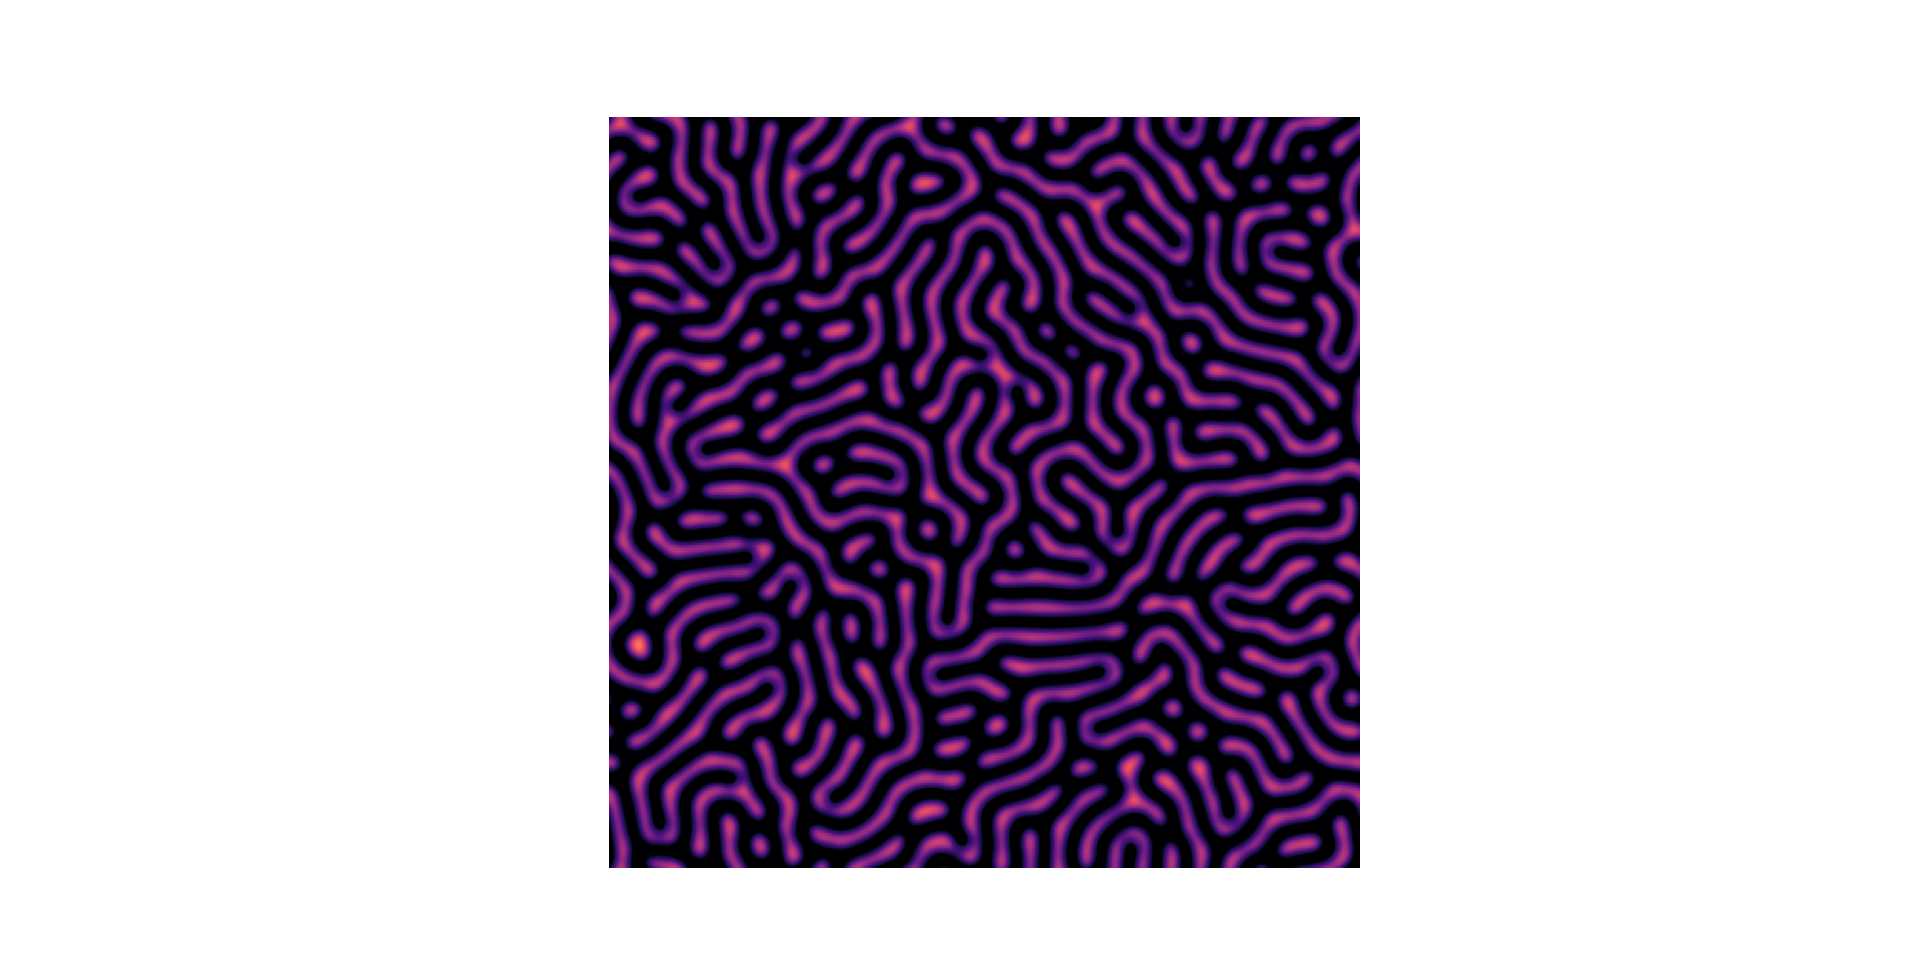

Recreate this plot in Python.
#Simulated Turing Patterns via the Gray-Scott Model: Spots, Stripes 
### Interactive simulation of the PDEs ∂u/∂t = D_u ∇²u − uv² + F(1−u) and ∂v/∂t = D_v ∇²v + uv² − (F+k)v
import numpy as np
import matplotlib.pyplot as plt
from matplotlib.animation import FuncAnimation

N = 300
Du, Dv, F, k = 0.16, 0.08, 0.060, 0.062   # try Feed=0.035, kill=0.065 for spots

u = np.ones((N, N))
v = np.zeros((N, N))

# seed with a few random squares
for i in range(15):
    x, y = np.random.randint(50, N-50, 2)
    u[x-10:x+10, y-10:y+10] = 0.5
    v[x-10:x+10, y-10:y+10] = 0.25

def update(_):
    global u, v
    for i in range(20):  # multiple steps per frame
        Lu = np.roll(u, 1, 0) + np.roll(u, -1, 0) + np.roll(u, 1, 1) + np.roll(u, -1, 1) - 4*u
        Lv = np.roll(v, 1, 0) + np.roll(v, -1, 0) + np.roll(v, 1, 1) + np.roll(v, -1, 1) - 4*v
        uvv = u * v * v
        u += Du * Lu - uvv + F * (1 - u)
        v += Dv * Lv + uvv - (F + k) * v
    im.set_array(u + v)
    return [im]

fig, ax = plt.subplots()
im = ax.imshow(u + v, cmap='magma', animated=True)
ax.axis('off')
anim = FuncAnimation(fig, update, frames=10000, interval=50, blit=True)
plt.show()
